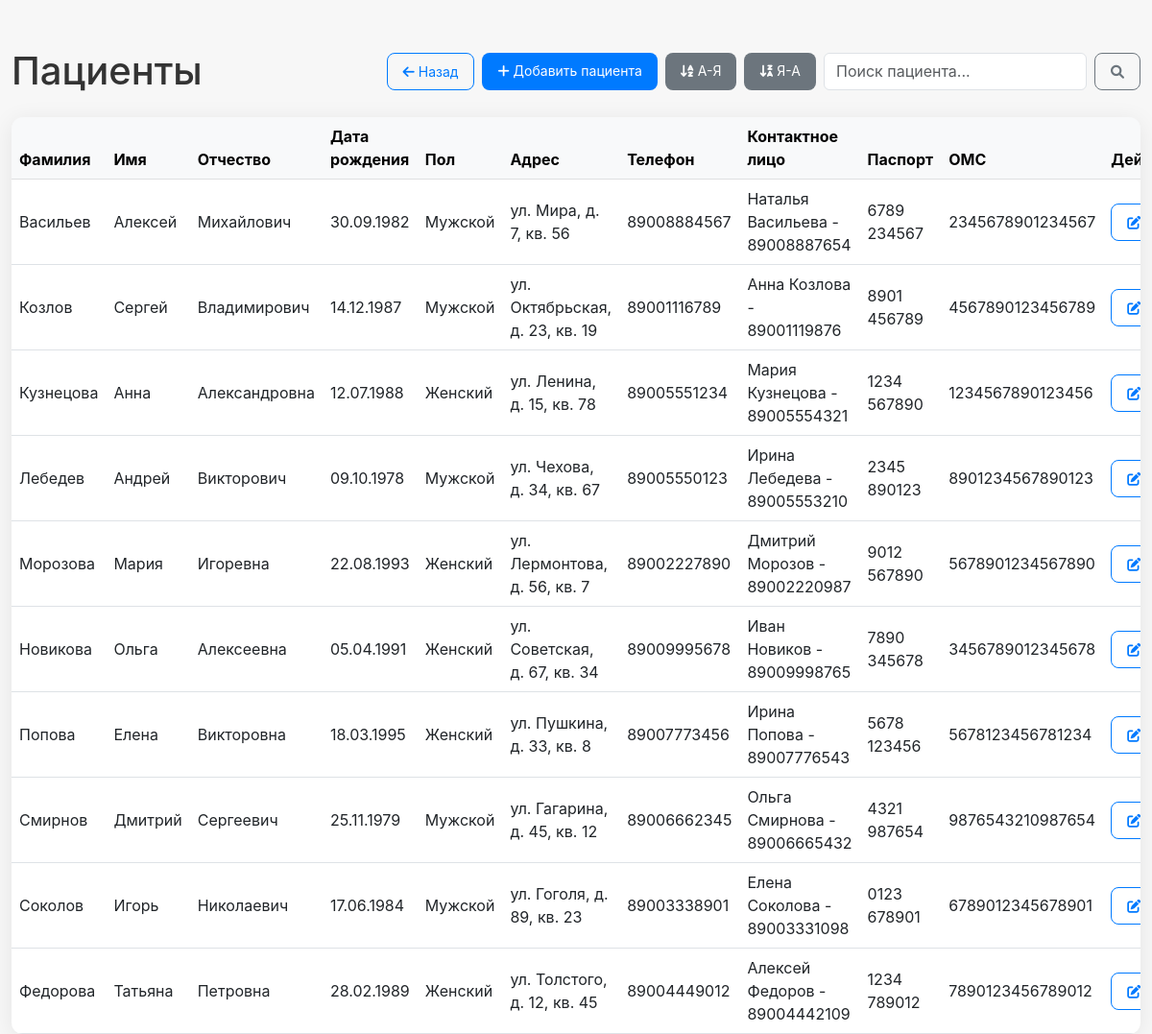
/view_patients, run on the app's committed database.
### app/models.py (models this page shows)
class Patient(db.Model):
    __tablename__ = 'patients'
    patient_id = db.Column(db.Integer, primary_key=True)
    first_name = db.Column(db.String(50), nullable=False)
    middle_name = db.Column(db.String(50))
    last_name = db.Column(db.String(50), nullable=False)
    birth_date = db.Column(db.Date, nullable=False)
    gender = db.Column(db.String(10), nullable=False)
    address = db.Column(db.String(300))
    phone_number = db.Column(db.String(11))
    emergency_contact = db.Column(db.String(100))
    passport_series = db.Column(db.String(4))
    passport_number = db.Column(db.String(6))
    oms_number = db.Column(db.String(16), unique=True, nullable=False)
    created_at = db.Column(db.DateTime, default=datetime.now())

### app/patients.py (the view, shortened to what this page needs)
    @app.route('/view_patients')
    def view_patients():
        try:
            sort_order = request.args.get('sort', 'asc')  # По умолчанию сортировка по возрастанию
            search_query = request.args.get('search', '').strip()  # Получаем поисковый запрос
            patients_query = Patient.query
            if sort_order == 'asc':
                patients_query = patients_query.order_by(Patient.last_name.asc())
            else:
                patients_query = patients_query.order_by(Patient.last_name.desc())
            patients = patients_query.all()
            return render_template('view_patients.html', patients=patients, sort_order=sort_order,
                                   search_query=search_query)
        except Exception as e:
            flash(f"Ошибка при загрузке пациентов: {str(e)}", "danger")
            return redirect(url_for('dashboard'))  # Перенаправление на главную страницу

### app/templates/view_patients.html (shortened to what this page needs)
<!DOCTYPE html>
<html lang="ru">
<head>
    <link rel="stylesheet" href="https://cdnjs.cloudflare.com/ajax/libs/bootstrap/5.3.0-alpha1/css/bootstrap.min.css">
    <link rel="stylesheet" href="https://cdnjs.cloudflare.com/ajax/libs/font-awesome/6.0.0-beta3/css/all.min.css">
</head>
<body>
<div class="container">
    <div class="d-flex justify-content-between align-items-center mb-4">
        <h1 class="mb-0">Пациенты</h1>
        <div class="d-flex gap-2">
            <a href="{{ url_for('dashboard') }}" class="btn btn-outline-primary">
                <i class="fas fa-arrow-left"></i> Назад
            </a>
            <a href="{{ url_for('add_patient') }}" class="btn btn-primary">
                <i class="fas fa-plus"></i> Добавить пациента
            </a>
            <a href="{{ url_for('view_patients', sort='asc') }}" class="btn btn-secondary">
                <i class="fas fa-sort-alpha-down"></i> А-Я
            </a>
            <a href="{{ url_for('view_patients', sort='desc') }}" class="btn btn-secondary">
                <i class="fas fa-sort-alpha-down-alt"></i> Я-А
            </a>
            <form action="{{ url_for('view_patients') }}" method="GET" class="d-flex">
            <input type="text" name="search" class="form-control me-2" placeholder="Поиск пациента..." value="{{ request.args.get('search', '') }}">
            <button type="submit" class="btn btn-outline-secondary">
                <i class="fas fa-search"></i>
            </button>
        </form>
        </div>
    </div>
    <div class="table-container">
        <table class="table table-hover align-middle">
            <thead class="table-light">
                <tr>
                    <th>Фамилия</th>
                    <th>Имя</th>
                    <th>Отчество</th>
                    <th>Дата рождения</th>
                    <th>Пол</th>
                    <th>Адрес</th>
                    <th>Телефон</th>
                    <th>Контактное лицо</th>
                    <th>Паспорт</th>
                    <th>ОМС</th>
                    <th>Действия</th>
                </tr>
            </thead>
            <tbody>
                {% for patient in patients %}
                <tr onclick="window.location='{{ url_for('patient_details', patient_id=patient.patient_id) }}'" style="cursor: pointer;">
                    <td>{{ patient.last_name }}</td>
                    <td>{{ patient.first_name }}</td>
                    <td>{{ patient.middle_name or '—' }}</td>
                    <td>
                        {% if patient.birth_date %}
                            {{ patient.birth_date.strftime('%d.%m.%Y') }}
                        {% else %}
                            —
                        {% endif %}
                    </td>
                    <td>{{ patient.gender }}</td>
                    <td>{{ patient.address or '—' }}</td>
                    <td>{{ patient.phone_number or '—' }}</td>
                    <td>{{ patient.emergency_contact or '—' }}</td>
                    <td>
                        {% if patient.passport_series and patient.passport_number %}
                            {{ patient.passport_series }} {{ patient.passport_number }}
                        {% else %}
                            —
                        {% endif %}
                    </td>
                    <td>{{ patient.oms_number }}</td>
                    <td class="action-buttons">
                        <a href="{{ url_for('edit_patient', patient_id=patient.patient_id) }}"
                           class="btn btn-sm btn-outline-primary"
                           title="Редактировать">
                            <i class="fas fa-edit"></i>
                        </a>
                    </td>
                </tr>
                {% else %}
                <tr>
                    <td colspan="12" class="text-center text-muted py-4">
                        Нет данных о пациентах
                    </td>
                </tr>
                {% endfor %}
            </tbody>
        </table>
    </div>
</div>
</body>
</html>

### app/templates/view_patients.html (style rules this page uses)
body { background-color: #f7f7f7; font-family: -apple-system, BlinkMacSystemFont, "San Francisco", "Helvetica Neue", sans-serif; color: #333; }
.container { margin-top: 50px; max-width: 1400px; }
.table-container { overflow-x: auto; background: white; border-radius: 12px; box-shadow: 0 4px 24px rgba(0, 0, 0, 0.08); }
.table { margin-bottom: 0; }
.action-buttons { white-space: nowrap; }
.btn { border-radius: 8px; padding: 8px 16px; font-size: 0.875rem; }
.btn-primary { background-color: #007aff; border: none; }
.btn-outline-primary { border-color: #007aff; color: #007aff; }
.btn-secondary { background-color: #6c757d; border: none; }

### data on the page
Patient: last_name "Васильев", first_name "Алексей", middle_name "Михайлович", birth_date "30.09.1982", gender "Мужской", address "ул. Мира, д. 7, кв. 56", phone_number "89008884567", emergency_contact "Наталья Васильева - 89008887654", passport_series "6789", passport_number "234567", oms_number "2345678901234567"
Patient: last_name "Козлов", first_name "Сергей", middle_name "Владимирович", birth_date "14.12.1987", gender "Мужской", address "ул. Октябрьская, д. 23, кв. 19", phone_number "89001116789", emergency_contact "Анна Козлова - 89001119876", passport_series "8901", passport_number "456789", oms_number "4567890123456789"
Patient: last_name "Кузнецова", first_name "Анна", middle_name "Александровна", birth_date "12.07.1988", gender "Женский", address "ул. Ленина, д. 15, кв. 78", phone_number "89005551234", emergency_contact "Мария Кузнецова - 89005554321", passport_series "1234", passport_number "567890", oms_number "1234567890123456"
Patient: last_name "Лебедев", first_name "Андрей", middle_name "Викторович", birth_date "09.10.1978", gender "Мужской", address "ул. Чехова, д. 34, кв. 67", phone_number "89005550123", emergency_contact "Ирина Лебедева - 89005553210", passport_series "2345", passport_number "890123", oms_number "8901234567890123"
Patient: last_name "Морозова", first_name "Мария", middle_name "Игоревна", birth_date "22.08.1993", gender "Женский", address "ул. Лермонтова, д. 56, кв. 7", phone_number "89002227890", emergency_contact "Дмитрий Морозов - 89002220987", passport_series "9012", passport_number "567890", oms_number "5678901234567890"
Patient: last_name "Новикова", first_name "Ольга", middle_name "Алексеевна", birth_date "05.04.1991", gender "Женский", address "ул. Советская, д. 67, кв. 34", phone_number "89009995678", emergency_contact "Иван Новиков - 89009998765", passport_series "7890", passport_number "345678", oms_number "3456789012345678"
Patient: last_name "Попова", first_name "Елена", middle_name "Викторовна", birth_date "18.03.1995", gender "Женский", address "ул. Пушкина, д. 33, кв. 8", phone_number "89007773456", emergency_contact "Ирина Попова - 89007776543", passport_series "5678", passport_number "123456", oms_number "5678123456781234"
Patient: last_name "Смирнов", first_name "Дмитрий", middle_name "Сергеевич", birth_date "25.11.1979", gender "Мужской", address "ул. Гагарина, д. 45, кв. 12", phone_number "89006662345", emergency_contact "Ольга Смирнова - 89006665432", passport_series "4321", passport_number "987654", oms_number "9876543210987654"
Patient: last_name "Соколов", first_name "Игорь", middle_name "Николаевич", birth_date "17.06.1984", gender "Мужской", address "ул. Гоголя, д. 89, кв. 23", phone_number "89003338901", emergency_contact "Елена Соколова - 89003331098", passport_series "0123", passport_number "678901", oms_number "6789012345678901"
Patient: last_name "Федорова", first_name "Татьяна", middle_name "Петровна", birth_date "28.02.1989", gender "Женский", address "ул. Толстого, д. 12, кв. 45", phone_number "89004449012", emergency_contact "Алексей Федоров - 89004442109", passport_series "1234", passport_number "789012", oms_number "7890123456789012"
